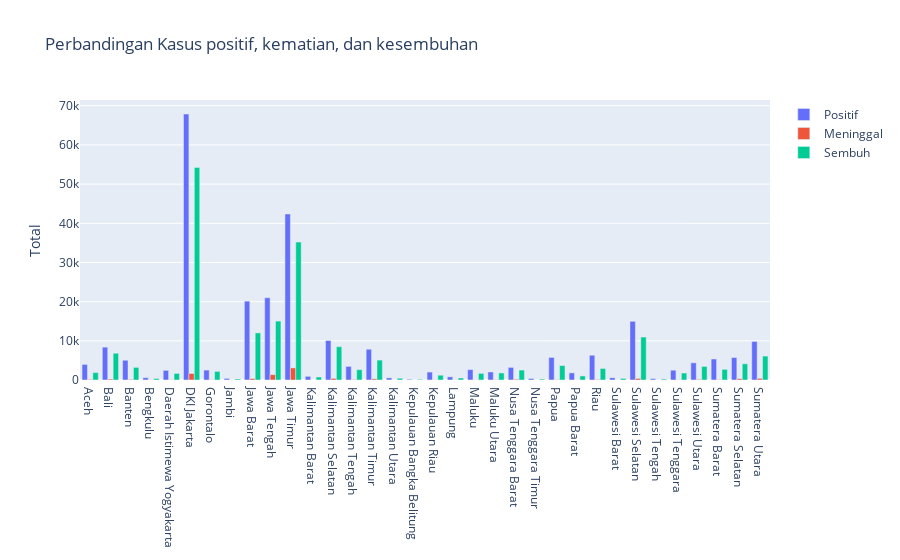

Source (notebook cell):
### Markdown cell above
#### Compare data

### Code cell
fig4 = go.Figure(
    data=[
        go.Bar(
            name="Positif",
            x=merged.index,
            y=merged["kasusPosi"],
            
        ),
        go.Bar(
            name="Meninggal",
            x=merged.index,
            y=merged["kasusMeni"],
            
        ),
        go.Bar(
            name="Sembuh",
            x=merged.index,
            y=merged["kasusSemb"],
            
        ),
    ],
    layout=go.Layout(
        title="Perbandingan Kasus positif, kematian, dan kesembuhan",
        yaxis_title="Total"
    )
)
fig4.show()

### Figure 1 — Plotly figure (JSON) as saved in the notebook; plotly's stock layout.template omitted (floating-point values rounded to 4 significant figures)
{"data": [{"name": "Positif", "type": "bar", "x": ["Aceh", "Bali", "Banten", "Bengkulu", "Daerah Istimewa Yogyakarta", "DKI Jakarta", "Gorontalo", "Jambi", "Jawa Barat", "Jawa Tengah", "Jawa Timur", "Kalimantan Barat", "Kalimantan Selatan", "Kalimantan Tengah", "Kalimantan Timur", "Kalimantan Utara", "Kepulauan Bangka Belitung", "Kepulauan Riau", "Lampung", "Maluku", "Maluku Utara", "Nusa Tenggara Barat", "Nusa Tenggara Timur", "Papua", "Papua Barat", "Riau", "Sulawesi Barat", "Sulawesi Selatan", "Sulawesi Tengah", "Sulawesi Tenggara", "Sulawesi Utara", "Sumatera Barat", "Sumatera Selatan", "Sumatera Utara"], "y": [3982, 8389, 5050, 590, 2458, 67902, 2534, 409, 20131, 21004, 42391, 935, 10080, 3474, 7851, 556, 191, 2022, 814, 2654, 2045, 3218, 388, 5763, 1820, 6315, 567, 14982, 354, 2501, 4390, 5363, 5734, 9843]}, {"name": "Meninggal", "type": "bar", "x": ["Aceh", "Bali", "Banten", "Bengkulu", "Daerah Istimewa Yogyakarta", "DKI Jakarta", "Gorontalo", "Jambi", "Jawa Barat", "Jawa Tengah", "Jawa Timur", "Kalimantan Barat", "Kalimantan Selatan", "Kalimantan Tengah", "Kalimantan Timur", "Kalimantan Utara", "Kepulauan Bangka Belitung", "Kepulauan Riau", "Lampung", "Maluku", "Maluku Utara", "Nusa Tenggara Barat", "Nusa Tenggara Timur", "Papua", "Papua Barat", "Riau", "Sulawesi Barat", "Sulawesi Selatan", "Sulawesi Tengah", "Sulawesi Tenggara", "Sulawesi Utara", "Sumatera Barat", "Sumatera Selatan", "Sumatera Utara"], "y": [147, 245, 162, 32, 64, 1661, 75, 8, 368, 1372, 3084, 8, 410, 130, 294, 4, 2, 56, 30, 40, 74, 192, 6, 80, 29, 131, 11, 406, 15, 53, 172, 104, 336, 415]}, {"name": "Sembuh", "type": "bar", "x": ["Aceh", "Bali", "Banten", "Bengkulu", "Daerah Istimewa Yogyakarta", "DKI Jakarta", "Gorontalo", "Jambi", "Jawa Barat", "Jawa Tengah", "Jawa Timur", "Kalimantan Barat", "Kalimantan Selatan", "Kalimantan Tengah", "Kalimantan Timur", "Kalimantan Utara", "Kepulauan Bangka Belitung", "Kepulauan Riau", "Lampung", "Maluku", "Maluku Utara", "Nusa Tenggara Barat", "Nusa Tenggara Timur", "Papua", "Papua Barat", "Riau", "Sulawesi Barat", "Sulawesi Selatan", "Sulawesi Tengah", "Sulawesi Tenggara", "Sulawesi Utara", "Sumatera Barat", "Sumatera Selatan", "Sumatera Utara"], "y": [1889, 6828, 3218, 379, 1677, 54268, 2199, 263, 12022, 15043, 35205, 769, 8503, 2636, 5080, 448, 173, 1227, 519, 1687, 1799, 2536, 240, 3688, 1039, 2941, 407, 10961, 243, 1779, 3463, 2724, 4132, 6107]}], "layout": {"title": {"text": "Perbandingan Kasus positif, kematian, dan kesembuhan"}, "yaxis": {"title": {"text": "Total"}}}}
